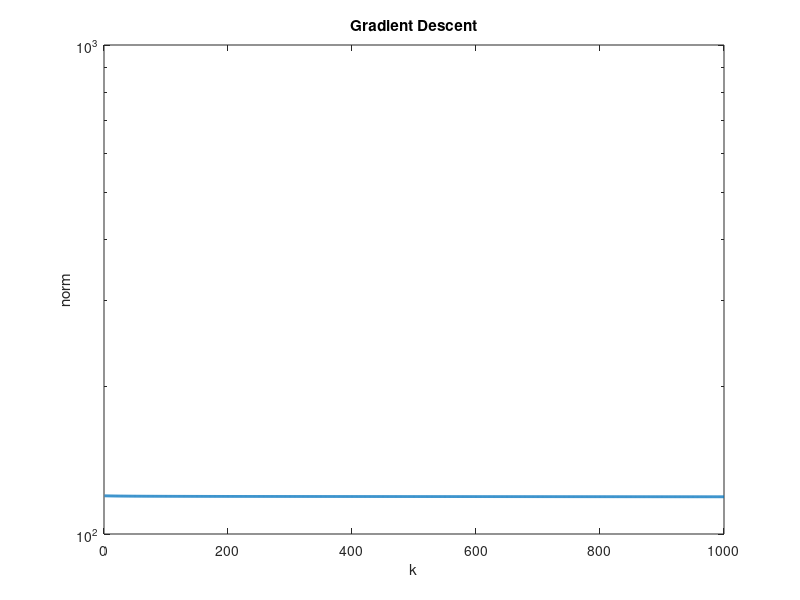

This figure's MATLAB source:
% Gradient_Descent algorithm

% maximum number of iterations
k = 1000;

% dimension
n = 100;

% initial value of x
x_0 = ones(n,1);

% generating random vector and matrix
b = randn(n,1);
A = randn(n);

% symmetric and semidefinite matrix
A = A*A';

% optimal value of x
tic
x_value = A\b;
toc

% tolerance parameter
Gradtol = 10e-5;

% function to be minimized
f = @(x) (1/2).*x'.*A.*x - b'.*x;

% gradient
grad = @(x) A*x - b;

% save values of x
x_prev = [];

% step-size
a = 1/trace(A);

% initializing norm to express difference 
% between optimal x and iterated x
pnorm = zeros(length(x_0),1);
tic

% iterations
for i = 1:k
 if norm(grad(x_0)) < Gradtol
 break;
 end
 v = -grad(x_0);
 v = a*v;
 x_prev(:,i) = x_0;
 x_0 = x_0 + v;            % update x
 pnorm(i) = (norm(x_prev(:,i) - x_value));
end
toc

%plot
figure(1)
semilogy(1:length(x_prev),pnorm, 'Linewidth',2)
title('Gradient Descent')
xlabel('k')
ylabel('norm')

%Elapsed time is 3.710801 seconds. 
